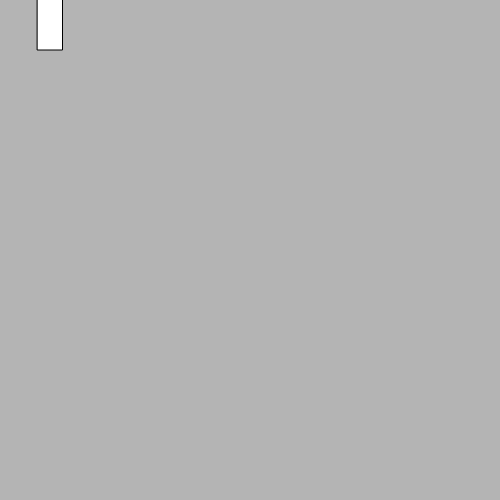
Frame 1 (no input)
Frame 60 (no input): identical to frame 1, image omitted
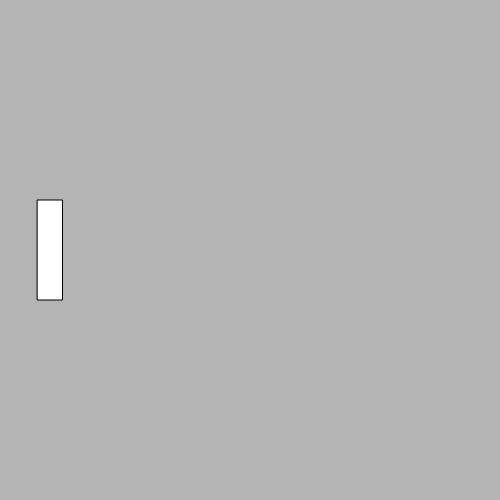
Frame 120 (the mouse pressed at the canvas centre since frame 60)

The p5.js sketch that drew these frames (run headless with seeded random() and noise() and a simulated clock; from frame 60 on, the mouse is pressed at the canvas centre):

// p5.js sketch
// ── sketch.js
function setup() {
    createCanvas(500, 500);
    rectMode(CENTER);
}

function draw() {
    background(180);
    rect(50, mouseY, 25, 100);
}
